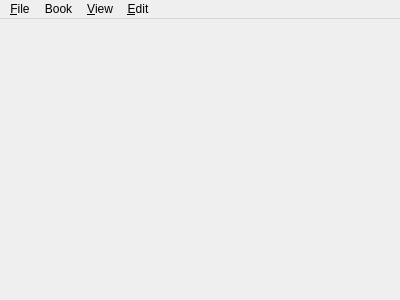
<?xml version="1.0" encoding="UTF-8"?>
<ui version="4.0">
 <class>MainWindow</class>
 <widget class="QMainWindow" name="MainWindow">
  <property name="geometry">
   <rect>
    <x>0</x>
    <y>0</y>
    <width>400</width>
    <height>300</height>
   </rect>
  </property>
  <property name="windowTitle">
   <string>MainWindow</string>
  </property>
  <widget class="MainWidget" name="centralWidget"/>
  <widget class="QMenuBar" name="menuBar">
   <property name="geometry">
    <rect>
     <x>0</x>
     <y>0</y>
     <width>400</width>
     <height>22</height>
    </rect>
   </property>
   <widget class="QMenu" name="menu_File">
    <property name="title">
     <string>&amp;File</string>
    </property>
    <addaction name="actionNew"/>
    <addaction name="actionOpen"/>
    <addaction name="actionShare"/>
    <addaction name="actionDownload"/>
    <addaction name="actionExit"/>
   </widget>
   <widget class="QMenu" name="menuBook">
    <property name="title">
     <string>Book</string>
    </property>
    <addaction name="actionAddBook"/>
    <addaction name="actionDeleteBook"/>
    <addaction name="actionOpenBook"/>
    <addaction name="actionDeletePage"/>
    <addaction name="actionAddImage"/>
    <addaction name="actionAddFolder"/>
    <addaction name="actionExportPdf"/>
    <addaction name="actionExportImageSequence"/>
    <addaction name="actionExportPage"/>
   </widget>
   <widget class="QMenu" name="menuView">
    <property name="title">
     <string>&amp;View</string>
    </property>
    <addaction name="actionPrevPage"/>
    <addaction name="actionNextPage"/>
    <addaction name="actionFirstPage"/>
    <addaction name="actionLastPage"/>
    <addaction name="actionFitWidth"/>
    <addaction name="actionFitHeight"/>
    <addaction name="actionBestFit"/>
    <addaction name="actionNoStretch"/>
   </widget>
   <widget class="QMenu" name="menu_Edit">
    <property name="title">
     <string>&amp;Edit</string>
    </property>
    <addaction name="actionCopyImage"/>
   </widget>
   <addaction name="menu_File"/>
   <addaction name="menuBook"/>
   <addaction name="menuView"/>
   <addaction name="menu_Edit"/>
  </widget>
  <action name="actionOpen">
   <property name="text">
    <string>&amp;Open</string>
   </property>
  </action>
  <action name="actionExit">
   <property name="text">
    <string>E&amp;xit</string>
   </property>
  </action>
  <action name="actionNew">
   <property name="text">
    <string>&amp;New</string>
   </property>
  </action>
  <action name="actionAddBook">
   <property name="text">
    <string>Add Book</string>
   </property>
  </action>
  <action name="actionDeleteBook">
   <property name="text">
    <string>Delete Book</string>
   </property>
  </action>
  <action name="actionOpenBook">
   <property name="text">
    <string>Open Book</string>
   </property>
  </action>
  <action name="actionAddImage">
   <property name="text">
    <string>Add Image</string>
   </property>
  </action>
  <action name="actionPrevPage">
   <property name="text">
    <string>Prev Page</string>
   </property>
   <property name="shortcut">
    <string>F</string>
   </property>
  </action>
  <action name="actionNextPage">
   <property name="text">
    <string>Next Page</string>
   </property>
   <property name="shortcut">
    <string>G</string>
   </property>
  </action>
  <action name="actionFirstPage">
   <property name="text">
    <string>First Page</string>
   </property>
   <property name="toolTip">
    <string>First Page</string>
   </property>
   <property name="shortcut">
    <string>A</string>
   </property>
  </action>
  <action name="actionLastPage">
   <property name="text">
    <string>Last Page</string>
   </property>
   <property name="shortcut">
    <string>S</string>
   </property>
  </action>
  <action name="actionAddFolder">
   <property name="text">
    <string>Add Folder</string>
   </property>
  </action>
  <action name="actionFitWidth">
   <property name="text">
    <string>Fit Width</string>
   </property>
  </action>
  <action name="actionFitHeight">
   <property name="text">
    <string>Fit Height</string>
   </property>
  </action>
  <action name="actionBestFit">
   <property name="text">
    <string>Best Fit</string>
   </property>
  </action>
  <action name="actionNoStretch">
   <property name="text">
    <string>No Stretch</string>
   </property>
  </action>
  <action name="actionShare">
   <property name="text">
    <string>Share</string>
   </property>
  </action>
  <action name="actionDownload">
   <property name="text">
    <string>Download</string>
   </property>
  </action>
  <action name="actionDeletePage">
   <property name="text">
    <string>Delete Page</string>
   </property>
   <property name="shortcut">
    <string>Del</string>
   </property>
  </action>
  <action name="actionExportPdf">
   <property name="text">
    <string>Export Pdf</string>
   </property>
  </action>
  <action name="actionExportImageSequence">
   <property name="text">
    <string>Export Image Sequence</string>
   </property>
  </action>
  <action name="actionCopyImage">
   <property name="text">
    <string>Copy Image</string>
   </property>
   <property name="shortcut">
    <string>Ctrl+C</string>
   </property>
  </action>
  <action name="actionExportPage">
   <property name="text">
    <string>Export Page</string>
   </property>
  </action>
 </widget>
 <layoutdefault spacing="6" margin="11"/>
 <customwidgets>
  <customwidget>
   <class>MainWidget</class>
   <extends>QWidget</extends>
   <header>mainwidget.h</header>
   <container>1</container>
  </customwidget>
 </customwidgets>
 <resources/>
 <connections/>
</ui>
